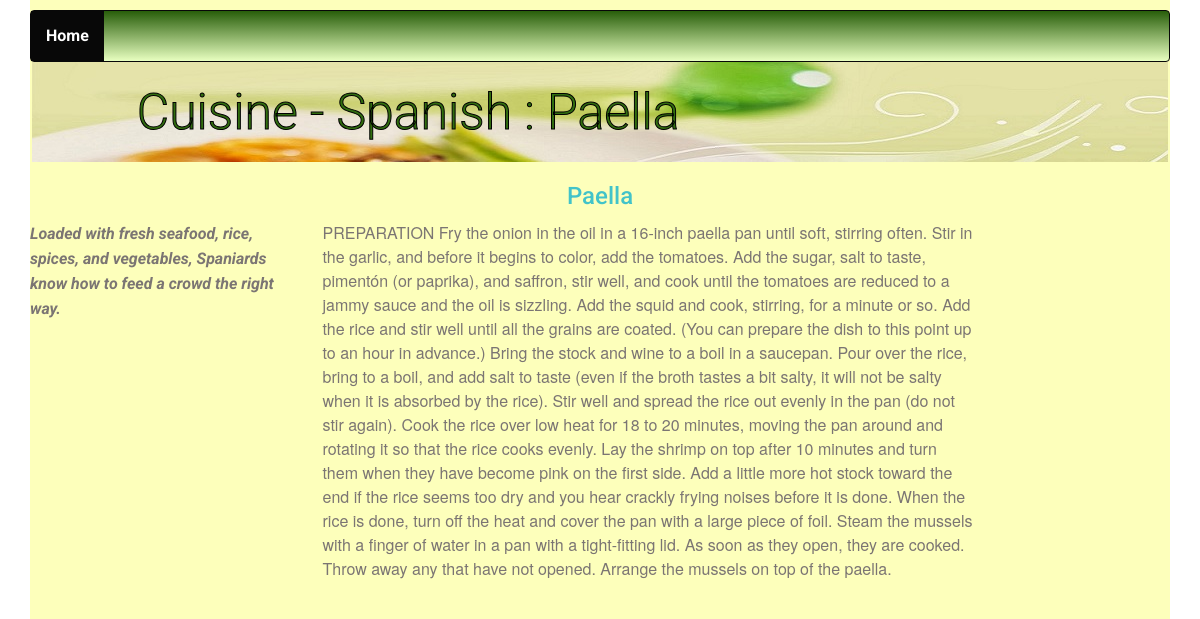
The page /restaurant/6/dish/19/ on the database its author committed.
### database_setup.py (models this page shows, shortened)
class Cuisine(Base):
    __tablename__ = 'cuisine'
    id = Column(Integer, primary_key=True)
    name = Column(String(250), nullable=False)
    user_id = Column(Integer, ForeignKey('user.id'))
    user = relationship(User)

class Dish(Base):
    __tablename__ = 'dish'
    id = Column(Integer, primary_key=True)
    name = Column(String(150), nullable=False)
    description = Column(String(300), nullable=False)
    picurl = Column(String(300), nullable=False)
    recipe = Column(String(2000), nullable=False)
    cuisine_id = Column(Integer,ForeignKey('cuisine.id'))
    cuisine = relationship(Cuisine)
    user_id = Column(Integer, ForeignKey('user.id'))
    user = relationship(User)
    created_on = Column(String(50), nullable=False)
    modified_on = Column(String(50), nullable=False)

### project.py (the view)
@app.route('/restaurant/<int:cuisine_id>/dish/<int:dish_id>/',
           methods=['GET', 'POST'])
def showDescription(dish_id, cuisine_id):
    username = login_session.get('username')
    loginid = login_session.get('email')
    cuisine = session.query(Cuisine).filter_by(id=cuisine_id).one()
    dish = session.query(Dish).filter_by(id=dish_id).one()
    return render_template('description.html', dish=dish,
                           cuisine=cuisine, loggedusername=username,
                           loginid=loginid)

### templates/description.html (shortened to what this page needs)
{% extends "main.html" %}
{% block content %}
{% include "header.html" %}
	<div class="row banner main">
		<div class="col-md-11 col-md-offset-1 padding-none">
			<h1>Cuisine - {{ cuisine.name }} : {{dish.name}}</h1>
		</div>
	</div>
	<div class="row">
		<div class="col-md-12">
			<h2>{{dish.name}}</h2>
		</div>
	</div>
		<div class="row">
			<div class="col-md-3">
				<p><em>{{dish.description}}</em></p>
			</div>
			<div class="col-md-7">
				<p>{{dish.recipe}}</p>
			</div>
		</div>
{% endblock %}

### static/styles1.css (style rules this page uses)
* { font-family: "helvetica neue bold", roboto, helvetica, arial, sans-serif; font-weight: 700; }
h1 { font-family: "helvetica neue light", roboto, helvetica, arial, sans-serif; font-size: 50px; color: white; line-height: 60px; font-weight: 300; }
h2 { font-size: 24px; color: #42c3c9; line-height: 29px; }
html, body { min-height: 100%; }
p { font-family: "helvetica neue", roboto, helvetica, arial, sans-serif; font-size: 16px; color: #7b7573; line-height: 24px; font-weight: 400; }
h2 { text-align: center; }
.padding-none { padding: 0; }
.banner.main { background: url("/static/top-banner.jpg"); background-repeat: no-repeat; margin-left: 2px; margin-right: 2px; }
.banner h1 { margin: 10px 0; padding: 10px; color: #316d0f; -webkit-text-stroke-width: 1px; -webkit-text-stroke-color: black; }

### rows shown on the page
Cuisine: name "Spanish"
Dish: name "Paella", description "Loaded with fresh seafood, rice, spices, and vegetables, Spaniards know how to feed a crowd the right way.", recipe "PREPARATION Fry the onion in the oil in a 16-inch paella pan until soft, stirring often. Stir in the garlic, and before it begins to color, add the tomatoes. Add the sugar, salt to taste, pimentón (or paprika), and saffron, stir well, and cook until the tomatoes are reduced to a jammy sauce and the oil is sizzling. Add the squid and cook, stirring, for a minute or so. Add the rice and stir well until all the grains are coated. (You can prepare the dish to this point up to an hour in advance.) Bring the stock and wine to a boil in a saucepan. Pour over the rice, bring to a boil, and add salt to taste (even if the broth tastes a bit salty, it will not be salty when it is absorbed by the…"
